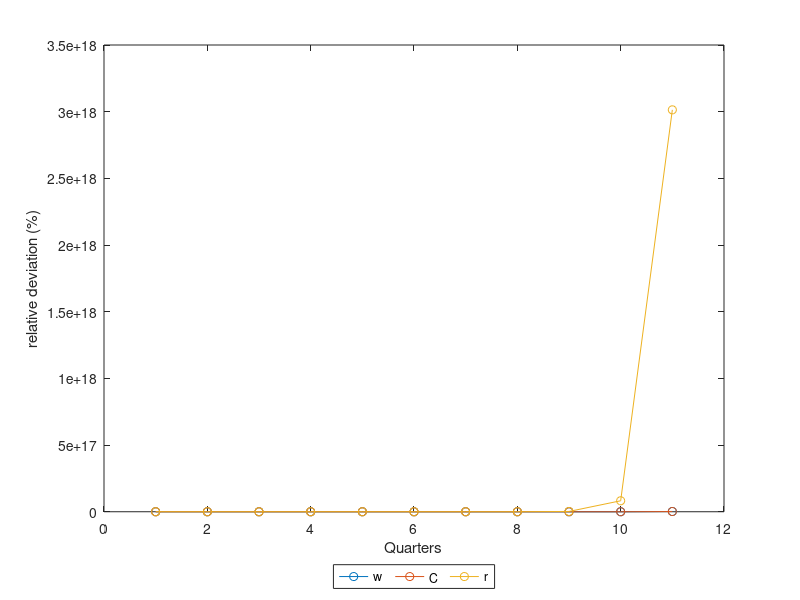

The MATLAB source for this figure: (Note: this script raises an error after producing the figure.)
clear   
close all

%%%%%%%%%%%%%%%%%%%%%%%%%%%%%%%%%%%%%%%%%%%%%%%%%%%%%%%%%%%%%%%
%              Money, New-Keynesian macroeconomics            %
%                    and the business cycle                   %
%                                                             %
%                  J.-O. Hairault, F. Portier                 %
%               European Economic Review, 1993                %
%                                                             %
% ------------------------------------------------------------%
%                     Replication Code by                     %
%    Alais Martin-Baillon, Antoine Mayerowitz, Arthur Stalla  %
%                          Fall 2016                          %
%%%%%%%%%%%%%%%%%%%%%%%%%%%%%%%%%%%%%%%%%%%%%%%%%%%%%%%%%%%%%%%

%%%%%%%%%%%%%%%%%%%%%%%%%%%%%%%%%%%%%%%%%%%%%%%%%%%%%%%%%%%%%%%
%%                     Country Choice                        %%
%%%%%%%%%%%%%%%%%%%%%%%%%%%%%%%%%%%%%%%%%%%%%%%%%%%%%%%%%%%%%%%

cntrymap = containers.Map([1,2],{'French','US'}); % Map the selected number with country name (To display country name later)
prompt= 'Type the number of the country you want to simulate and press Enter: \n 1:France[default] \n 2:USA \n'; % Ask the user to choose a country

% Stock the selected country and check that the user has entered a legit value :
cntryid = input(prompt);
if isempty(cntryid) % test if empty
    cntryid = 1;
elseif cntryid==1 || cntryid==2 % test if != 1 or 2
else
    cntryid = 1;
end
country = cntrymap(cntryid); % Stock the country name
plottitle = [country ' calibration'];

fprintf('The model will be simulated for %s\n ',country);


%%%%%%%%%%%%%%%%%%%%%%%%%%%%%%%%%%%%%%%%%%%%%%%%%%%%%%%%%%%%%%%
%%              Calibration and steady state                 %%
%%%%%%%%%%%%%%%%%%%%%%%%%%%%%%%%%%%%%%%%%%%%%%%%%%%%%%%%%%%%%%%

%      |  US  | |  FR  |
param=[ 0.95     0.98  ;    % rho_an
        0.95     0.99  ;    % rho_ap
        0.009    0.009 ;    % epsilon_an
        0.008    0.0058;    % epsilon_ap
        1.014    1.028 ;    % g_barre
        0.377    0.50  ;    % rho_g
        0.009    0.0098;    % epsilon_g
        0.2      0.2   ;    % H
        0.3      0.335 ;    % alpha 
        0.025    0.0125;    % delta
        -1/3     -1/3  ;    % a
        1/9      1/9   ;    % sigma
        0.197    0.225 ;    % gamma
        0.1      0.25  ;    % MPY
        1        1     ;    % phi
        0.1      0.007 ;    % MC
        0.988    0.988 ;    % beta
        0        0     ;];  % zeta

if cntryid == 1 
	calib = num2cell(param(:,2));
else
	calib = num2cell(param(:,1)); 
end	

% Declare variables
[rho_an rho_ap epsilon_an epsilon_ap g_barre rho_g epsilon_g H alpha delta a sigma gamma MPY phi MC beta zeta] = calib{:};


rho_a = rho_ap; % We suppose this for the moment. We should let the user decide.
epsilon_a = epsilon_ap;
A_barre = 1; 

z = (1/beta) - 1 + delta; 

KY = (alpha / (1 + gamma )) * (1/z) ; 
CY = 1 - delta * KY  ; 

Y = KY^(alpha/(1-alpha))*H;
C = CY* Y ;
K = KY * Y ; 

w = ((1-alpha)/ (1+gamma))* (Y/H) ;
gamma_2 = - ( 1 - g_barre * (1 + z - delta) ) * ( MPY / CY )^( 1/sigma ) ;
vP = gamma / (1 + gamma) ;  
mu = gamma;

MP = MPY * Y ;
MPY=0.25;

% Change in variables
Avar = (1+ sigma * ( a - 1)) / sigma;
Bvar = (1 - g_barre * (1 + z - delta ))* MP/C;
Cvar = (1 + sigma * ( a - 1))/ (sigma * (C^((sigma-1)/sigma) + gamma_2*(MP^((sigma-1)/sigma))));
Dvar = (g_barre / beta ) - 1;
Evar = (K*(delta - z) - w * H + C)^(-1);


%%%%%%%%%%%% Display parameters value %%%%%%%%%%%%

disp(' ');
param1=[alpha beta delta H rho_ap rho_g gamma sigma];
param2=[Y     C     K     w      z   MP ];
disp('    alpha     beta  	delta 	   H   	   rho_a    rhog     gamma      sigma'); 
disp(' ');
disp(param1);
disp(' ');
disp('    Y         C   	K  	  w       z	       MP ');
disp(param2);



%%%%%%%%%%%%%%%%%%%%%%%%%%%%%%%%%%%%%%%%%%%%%%%%%%%%%%%%%%%%%%%
%%		   	Linearized Model in Matrix Form 				 %%
%%%%%%%%%%%%%%%%%%%%%%%%%%%%%%%%%%%%%%%%%%%%%%%%%%%%%%%%%%%%%%%

M1=zeros(7,7); 
M2=zeros(7,5);
M3=zeros(7,2);


M4I = zeros(5,5);
M4L = zeros(5,5);
M5I = zeros(5,7); 
M5L = zeros(5,7); 
M6I = zeros(5,2);
M6L = zeros(5,2);


%%%%%%%%%%%% STATIC EQUATIONS %%%%%%%%%%%%
% Equation 23
M1(1,1) = (Avar/(1-Bvar)) - 1/sigma;
M1(1,7) = (Avar*Bvar)/(1-Bvar);

M2(1,2) = (Avar*Bvar)/(1-Bvar);
M2(1,5) = 1;

% Equation 24 
M1(2,2) = (zeta * H)/(1-H);
M1(2,3) = 1;

M2(2,5) = -1;

%Equation 40
M1(3,7) = 1;

M2(3,:) = [0 1 -1 0 0];

M3(3,2) = 1;

% Equation 30
M1(4,:) = [0 1 1 0 -1 0 0];

M2(4,4) = -mu/(1+ mu);

% Equation 31
M1(5,:) = [0 0 0 1 -1 0 0];

M2(5,1) = -1;
M2(5,4) = - mu/(1+mu);

% Equation 34
M1(6,2) = alpha - 1;
M1(6,5) = 1;

M2(6,1) = alpha;

M3(6,1) = 1;

% % Equation 35
M1(7,2) = H*w;
M1(7,3) = H*w;
M1(7,4) = z*K;
M1(7,5) = -Y;
M1(7,6) =Y -w*H - z*K;

M2(7,1) = -z*K;


%%%%%%%%%%%% DYNAMICS EQUATIONS %%%%%%%%%%%%

% Equation 26 -> OK
M4I(1,5) = 1;
M4L(1,5) = -1;

M5I(1,4) = -1 - beta * ( delta - 1);

% Equation 27

M4I(2,1) = Evar * K;
M4L(2,1) = Evar*K*(delta-1-z);

M5L(2,:) = [-Evar*C Evar*w*H Evar*w*H Evar*z*K 0 1 0];

% Equation 32
M4L(3,4) = Y/(1+mu);

M5I(3,7) = phi*beta*g_barre^3;
M5L(3,7) = -phi*g_barre^2;

%Equation 25 
M5I(5,1) = -( Dvar*Cvar*C^( (sigma-1)/sigma ) );
M5I(5,4) = g_barre*z;
M5I(5,7) = (Dvar + 1 +Dvar*( (-1/sigma) + gamma_2 * Cvar*(MP)^((sigma-1)/sigma)) );

M4I(5,2) = Dvar* ( (-1/sigma) + gamma_2 * Cvar*(MP)^((sigma-1)/sigma) );
M4I(5,5) = -Dvar;


% Equation 40 bis magique
M4I(4,2) = 1;
M4L(4,3) = -1;

%%%%%%%%%%%%%%%%%%%%%%%%%%%%%%%%%%%%%%%%%%%%%%%%%%%%%%%%%%%%%%%
%%                      Reduced Form                 	     %%
%%%%%%%%%%%%%%%%%%%%%%%%%%%%%%%%%%%%%%%%%%%%%%%%%%%%%%%%%%%%%%%
M40 = M4I - M5I*inv(M1)*M2;
M41 = M4L - M5L*inv(M1)*M2;


M50 = M6I + M5I*inv(M1)*M3;
M51 = M6L + M5L*inv(M1)*M3;

% Reduces form model:
% S(t+1) = ( W * S(t) ) + ( R * E(t+1) ) + ( Q * E(t) )
% with S the vector of state variables and E the matrix of exogenous
% variables.

W = -inv(M40)*M41;
R = inv(M40)*M50;
Q = inv(M40)*M51;

%%%%%%%%%%%%%%%%%%%%%%%%%%%%%%%%%%%%%%%%%%%%%%%%%%%%%%%%%%%%%%%
%%                      	Eigenvalues            			  %
%%%%%%%%%%%%%%%%%%%%%%%%%%%%%%%%%%%%%%%%%%%%%%%%%%%%%%%%%%%%%%%
[P,D]=eigs(W); % eigs() function gives eigenvalues in increasing order
EIG = eigs(W);

UR = numel(EIG(abs(EIG)==1));
back = numel(EIG(abs(EIG)<1));

if UR ~= 0,
    disp('Unit Root(s) !')
else
    disp('No unit root :) ')
end

disp('Backward variables ')
disp(back)
disp('Forward variables  ')
disp(numel(EIG)-(back + UR))
pause

disp('Eigenvalues:')
disp(EIG);

if back == 2 && 5-(back + UR) == 3
    disp('Blanchard-Kahn Conditions are met !')
end

%%%%%%%%%%%%%%%%%%%%%%%%%%%%%%%%%%%%%%%%%%%%%%%%%%%%%%%%%%%%%%%
%%                     	Saddle Path                			  %
%%%%%%%%%%%%%%%%%%%%%%%%%%%%%%%%%%%%%%%%%%%%%%%%%%%%%%%%%%%%%%%

% The purpose of this section is to substitute the equations for which
% |eigenvalue| > 1.
% In order to achieve this we must solve forward the equations of m(t+1),
% mu(t), and lambda(t).
% The following code follows the method discussed by King, Plosser & Rebelo and
% Cochrane and is based on the seminal work of Blanchard and Kahn.
%
% We try to keep the same notation as in the original article to keep the
% reading understandable.

% We are looking for a solution of the form S(t+1) = M*S(t) <=>
%
% | k(t+1) |   |    PI_s        PI_e      |   | k(t) |
% | m(t+1) |   |   (2x2)      (2x2)       |   | m(t) |
% |        | = |                          | * |      |
% | A(t+1) |   |  0     0   rho(A)    0   |   | A(t) |
% | g(t+1) |   |  0     0   0     rho(g)  |   | g(t) |

P1 = inv(P);

RHO = [rho_a 0 ; 0 rho_g];

% -------------------------------------------
% PIs computation

% We decompose P1 into 3 matrices in order to decompose predetermined and jump
% variables and we'll get
%             |             |
%             |  Pss   Psa  |
%             | (1x2) (1x2) |
%   inv(P)=   |             | 
%             |  Pas   Paa  |
%             | (1x2) (1x2) |
%             |             |
Pss = P1(1:2,1:2);
Psa = P1(1:2,3:5);
Pas = P1(3:5,1:2);
Paa = P1(3:5,3:5);

% We split W into 2 systems of equation. W1 is the equations describing the
% dynamics of [k(t+1) , m(t+1)] and W2 that describes the dynamics of the costate variables.
%         |   W1  |
%         | (2x5) |
%    W  = |       |
%         |   W2  |
%         | (3,5) |
W1 = W(1:2,:);
W2 = W(3:5,:);

% We split W1 to isolate the dynamics of [k(t+1) ; m(t+1)] that depends
% on its past values (W11) and (W12) that depends on exogenous variables.
%                 |   W11    W12  |   | k(t)  |
%                 |  (2x2)  (2x3) |   | m(t)  |
%    W * s(t) =   |               | * | m(t+1)|
%                 |       W2      |   | A(t)  |
%                 |     (3,5)     |   | g(t)  |
W11 = W1(:,1:2);
W12 = W1(:,3:5);

% We can now compute PI_s :
PIs = W11 - W12*inv(Paa)*Pas;

% -------------------------------------------
% PIe computation

% We now want to express the forward variables as a linear combination of
% shocks.

% We save the eigenvalue corresponding to each forward variable.
mu_m = EIG(3);
mu_mu = EIG(4);
mu_l = EIG(5);

% Here we compute a critical matrix to solve the model.
% CL expresses the forward variables in term of shocks.
% It is a direct application of the transversality condition to the model
% in order to keep it converging.

% To simplify our resolution we can express R*E(t+1) + Q*E(t) = C*E(t).
% This is possible because we suppose AR() process on exogenous variables
C = P1*R*RHO+P1*Q;
C = C(3:5,:); % We just want to keep the dynamic of our forward variables (i.e. last 3 equations)


% The computation of CL is given by :
CL = [ -C(1,1)*1/(mu_m - rho_a)  -C(1,2)*1/(mu_m - rho_g);
       -C(2,1)*1/(mu_mu - rho_a) -C(2,2)*1/(mu_mu - rho_g);
       -C(3,1)*1/(mu_l - rho_a)  -C(3,2)*1/(mu_l - rho_g)];

% We can now substitute CL and find our PI_e matrix
PIe = (W12 * inv(Paa)*CL) + ( R(1:2,:) * RHO ) + Q(1:2,:);

% We can fully identify our state variables dynamic
M = [PIs PIe ; zeros(2) RHO];


% -------------------------------------------
% Control variables dynamics

%% PId matrix:

V = -inv(Paa)*Pas;
U = inv(Paa)*CL;

mu = [V(2,1:2) U(2,1:2)];
lambda = [V(3,1:2) U(3,1:2)];

% last 2 lines of PI
PID = zeros(9,4);
PID(8,:) = mu;
PID(9,:) = lambda;

XX = inv(M1)*M2;
YY = inv(M1)*M3;
ZZ = XX(:,3:5)*inv(Paa)*Pas;

G1 = XX(:,1)-ZZ(:,1);
G2 = XX(:,2)-ZZ(:,2);
G3 = XX(:,3:5)*inv(Paa)*CL+YY;

PID(1:7,:) = [G1 G2 G3];

%%%%%%%%%%%%%%%%%%%%%%%%%%%%%%%%%%%%%%%%%%%%%%%%%%%
%%             Impulse Response Function         %%
%%%%%%%%%%%%%%%%%%%%%%%%%%%%%%%%%%%%%%%%%%%%%%%%%%% 

% -------------------------------------------
% Initialization

nrep = 11; % Periods

% 1% shock
%       k   m   A   g
shock=[ 0 ; 0 ; 0 ; 1 ];

% --------------------------------------------
% Compute state and control variables

for i = 1:nrep+1
    Rd(:,i) = (PID*M^(i-1))*shock; % Control variables response to shock.
    Rstate(:,i) = (M^(i-1))*shock; % State variables response to shock.
end

% --------------------------------------------
% Extract series from previous matrices

series = {'C' 'H' 'w' 'z' 'Y' 'pi' 'f' 'mu'};

for i = 1:length(series)
    irf.( series{i} ) = Rd( i , 1:nrep )';
end
irf.k  = Rstate(1,1:nrep)';
irf.m  = Rstate(2,1:nrep)';
irf.g  = Rstate(4,1:nrep)';
irf.z  = Rd(4,2:(nrep+1))';
irf.I  = irf.Y-irf.C ;

% --------------------------------------------
% Plot figures

figure
plot(1:nrep,[irf.w,irf.C,irf.z],'-o');
legend('w','C','r','Location','southoutside');
xlabel('Quarters');
ylabel('relative deviation (%)');
set(gcf, 'Color', [1,1,1]);
legend('Orientation','horizontal');
hline = refline([0 0]);
set(hline,'LineStyle','--','color','black');
title(plottitle);
pbaspect([2 1 1]);
saveas(gcf,[country '_irf_wcz.eps'], 'epsc2');

figure
plot(1:nrep,[irf.pi,irf.mu],'-o');
legend('Pi','mu','Location','southoutside');
xlabel('Quarters');
ylabel('relative deviation (%)');
set(gcf, 'Color', [1,1,1]);
legend('Orientation','horizontal');
title(plottitle);
pbaspect([2 1 1]);
saveas(gcf,[country '_irf_pimu.eps'], 'epsc2');

figure
plot(1:nrep,[irf.H,irf.Y,irf.I],'-o');
legend('H','Y','I','Location','southoutside');
xlabel('Quarters');
ylabel('relative deviation (%)');
set(gcf, 'Color', [1,1,1]);
legend('Orientation','horizontal');
hline = refline([0 0]);
set(hline,'LineStyle','--','color','black');
title(plottitle);
pbaspect([2 1 1]);
saveas(gcf,[country '_irf_hyi.eps'], 'epsc2');

%%%%%%%%%%%%%%%%%%%%%%%%%%%%%%%%%%%%%%%%%%%%%%%%%%%
%%              Stochastic Simulation            %%
%%%%%%%%%%%%%%%%%%%%%%%%%%%%%%%%%%%%%%%%%%%%%%%%%%%

nsimul = 500; % Number of simulations

nlong=125; % Number of periods in each simulations

% --------------------------------------------
% Technology and money growth process

% Drawing innovations
aleaa = normrnd(0,epsilon_a,nlong,nsimul);
aleag = normrnd(0,epsilon_g,nlong,nsimul);

% Drawing autoregressive processes
epsa(1,:) = aleaa(1,:);
epsg(1,:) = aleag(1,:);

for t=2:nlong
    epsa(t,:) = rho_a*epsa(t-1,:) + aleaa(t,:);
    epsg(t,:) = rho_g*epsg(t-1,:) + aleag(t,:);
end

% --------------------------------------------
% Simulation of the model

h = waitbar(0,'Simulations are running, please wait...');
for j=1:nsimul
    waitbar(j / nsimul)
    
    S(:,1)=[0;0]; % State variables initialization
    for i=2:nlong;
        S(:,i)=M(1:2,1:2)*S(:,i-1)+M(1:2,3)*epsa(i-1,j)+M(1:2,4)*epsg(i-1,j); % We compute the dynamics of the state variables
    end;
        
    for i=1:nlong;
        KC(i,j) = S(1,i)';
        MC(i,j) = S(2,i)';
        CC(i,j) = PID(1,1:2)*S(:,i)+PID(1,3)*epsa(i,j)+PID(1,4)*epsg(i,j);
        HC(i,j) = PID(2,1:2)*S(:,i)+PID(2,3)*epsa(i,j)+PID(2,4)*epsg(i,j);
        WC(i,j) = PID(3,1:2)*S(:,i)+PID(3,3)*epsa(i,j)+PID(3,4)*epsg(i,j);
        RC(i,j) = PID(4,1:2)*S(:,i)+PID(4,3)*epsa(i,j)+PID(4,4)*epsg(i,j);
        YC(i,j) = PID(5,1:2)*S(:,i)+PID(5,3)*epsa(i,j)+PID(5,4)*epsg(i,j);
        PC(i,j) = PID(6,1:2)*S(:,i)+PID(6,3)*epsa(i,j)+PID(6,4)*epsg(i,j);
        FC(i,j) = PID(7,1:2)*S(:,i)+PID(7,3)*epsa(i,j)+PID(7,4)*epsg(i,j);
        IC(i,j) = YC(i,j)-CC(i,j);
    end
end
close(h)


%%%%%% Moments computation %%%%%%%
% HP filter

[~,CCe] = hpfilter(CC,1600);
[~,HCe] = hpfilter(HC,1600);
[~,WCe] = hpfilter(WC,1600);
[~,RCe] = hpfilter(RC,1600);
[~,YCe] = hpfilter(YC,1600);
[~,PCe] = hpfilter(PC,1600);
[~,FCe] = hpfilter(FC,1600);
[~,ICe] = hpfilter(IC,1600);
[~,MCe] = hpfilter(MC,1600);

% Autocorrelation
for i = 1:nsimul
    ac = autocorr(CCe(:,i));
    CCac(i) = ac(2);
    ac = autocorr(HCe(:,i));
    HCac(i) = ac(2);
    ac = autocorr(WCe(:,i));
    WCac(i) = ac(2);
    ac = autocorr(RCe(:,i));
    RCac(i) = ac(2);
    ac = autocorr(YCe(:,i));
    YCac(i) = ac(2);
    ac = autocorr(PCe(:,i));
    PCac(i) = ac(2);
    ac = autocorr(FCe(:,i));
    FCac(i) = ac(2);
    ac = autocorr(MCe(:,i));
    MCac(i) = ac(2);
end
CCac = mean(CCac);
HCac = mean(HCac);
WCac = mean(WCac);
RCac = mean(RCac);
YCac = mean(YCac);
PCac = mean(PCac);
FCac = mean(FCac);
MCac = mean(MCac);

% Standard deviation
CCsd = mean(std(CCe));
HCsd = mean(std(HCe));
WCsd = mean(std(WCe));
RCsd = mean(std(RCe));
YCsd = mean(std(YCe));
PCsd = mean(std(PCe));
FCsd = mean(std(FCe));
ICsd = mean(std(ICe));
MCsd = mean(std(MCe));

% S.D. / S.D.(y)
SDc = CCsd / YCsd;
SDh = HCsd / YCsd;
SDw = WCsd / YCsd;
SDr = RCsd / YCsd;
SDy = YCsd / YCsd;
SDp = PCsd / YCsd;
SDf = FCsd / YCsd;
SDi = ICsd / YCsd;
SDm = MCsd / YCsd;



disp(' ');
param1=[YCsd CCsd RCsd HCsd MCsd FCsd];
param2=[SDy  SDc  SDr  SDh  SDm  SDf ];
param3=[YCac CCac RCac HCac MCac FCac];
disp('      y         c         i         h         m         f '); 
disp('SD'); 
disp(param1);
disp('SD/SD(y) ');
disp(param2);
disp('Autocorr ');
disp(param3);



%% Plot 1 of the simulations

figure
plot(1:nlong,[CC(:,1),YC(:,1)]);
legend('Consumption','Output','Location','southoutside');
title('Revenu and consumption')
xlabel('Quarters')
ylabel('% Dev.')
set(gcf, 'Color', [1,1,1]);
legend('Orientation','horizontal');
title(plottitle);
pbaspect([1.8 1 1]);
saveas(gcf,[country '_simul_cy.eps'], 'epsc2')

%%%%%%%%%%%
figure
subplot(221),plot(YC(:,1));
title('Output')
xlabel('Quarters')
ylabel('% Dev.')
set(gcf, 'Color', [1,1,1]);
pbaspect([1.8 1 1]);

subplot(224),plot(RC(:,1));
title('interest rates')
xlabel('Quarters')
ylabel('% Dev.')
set(gcf, 'Color', [1,1,1]);
pbaspect([1.8 1 1]);

subplot(223),plot(FC(:,1));
title('inflation')
xlabel('Quarters')
ylabel('% Dev.')
set(gcf, 'Color', [1,1,1]);
pbaspect([1.8 1 1]);

subplot(222),plot(PC(:,1));
title('Prices')
xlabel('Quarters')
ylabel('% Dev.')
set(gcf, 'Color', [1,1,1]);
pbaspect([1.8 1 1]);

saveas(gcf,[country '_simul_yrfp.eps'], 'epsc2')


%%%%%%%%%%
figure
subplot(221),plot(YC(:,1));
title('Output')
xlabel('Quarters')
ylabel('% Dev.')
set(gcf, 'Color', [1,1,1]);
pbaspect([1.8 1 1]);


subplot(224),plot(WC(:,1));
title('Wages')
xlabel('Quarters')
ylabel('% Dev.')
set(gcf, 'Color', [1,1,1]);
pbaspect([1.8 1 1]);

subplot(223),plot(HC(:,1));
title('Hours')
xlabel('Quarters')
ylabel('% Dev.')
set(gcf, 'Color', [1,1,1]);
pbaspect([1.8 1 1]);

subplot(222),plot(CC(:,1));
title('Consumption')
xlabel('Quarters')
ylabel('% Dev.')
set(gcf, 'Color', [1,1,1]);
pbaspect([1.8 1 1]);

saveas(gcf,[country '_simul_ywhc.eps'], 'epsc2')


%%%%%%%%%%%
figure
subplot(221),plot(aleaa(:,1));
title('White noise, Technology')
xlabel('Quarters')
ylabel('% Dev.')
set(gcf, 'Color', [1,1,1]);
pbaspect([1.8 1 1]);


subplot(222),plot(aleag(:,1));
title('White noise, Money growth')
xlabel('Quarters')
ylabel('% Dev.')
set(gcf, 'Color', [1,1,1]);
pbaspect([1.8 1 1]);

subplot(223),plot(epsa(:,1));
title('Total factor productivity')
xlabel('Quarters')
ylabel('% Dev.')
set(gcf, 'Color', [1,1,1]);
pbaspect([1.8 1 1]);

subplot(224),plot(epsg(:,1));
title('Money growth rate')
xlabel('Quarters')
ylabel('% Dev.')
set(gcf, 'Color', [1,1,1]);
pbaspect([1.8 1 1]);

saveas(gcf,[country '_simul_ag.eps'], 'epsc2')

%%%%%%%%%%%%%%%%%%%%%%%%%%%%%%%%%%%%%%%%%%%%%%%%%%%
%%            Sensitivity to parameters          %%
%%%%%%%%%%%%%%%%%%%%%%%%%%%%%%%%%%%%%%%%%%%%%%%%%%%

sigmav = linspace(0.05,2,100);
phiv = linspace(0.001,3.9,100);

h = waitbar(0,'Sensitivity simulation is running, please wait...');
for x = 1:length(sigmav)
    waitbar(x / length(sigmav))
    for y = 1:length(phiv)
        F( x , y ) = sensitiv(sigmav(x), phiv(y));
    end
end
close(h);

figure
surf(F)
view([30 50])
set(gca,'Xtick',[0 50 100],'XTickLabel',[phiv(1) 1.9 phiv(100)] )
set(gca,'Ytick',[0 50 100],'YTickLabel',[sigmav(1) 1 sigmav(100)] )
ylabel('\sigma','FontSize',20)
xlabel('\phi','FontSize',20)
zlabel('Inflation jump')
set(gcf, 'Color', [1,1,1])
saveas(gcf,[country '_sensitivity.eps'], 'epsc2')